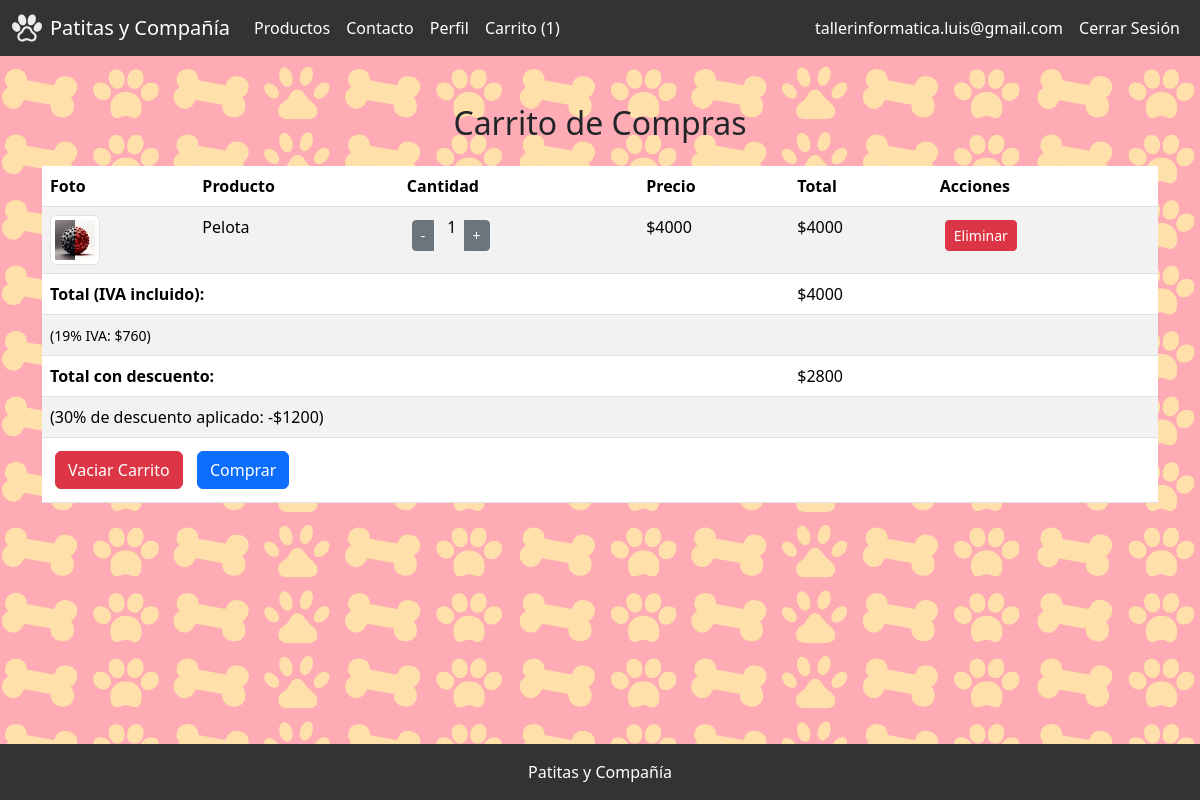
The app's page /cart/ (signed in), older data.
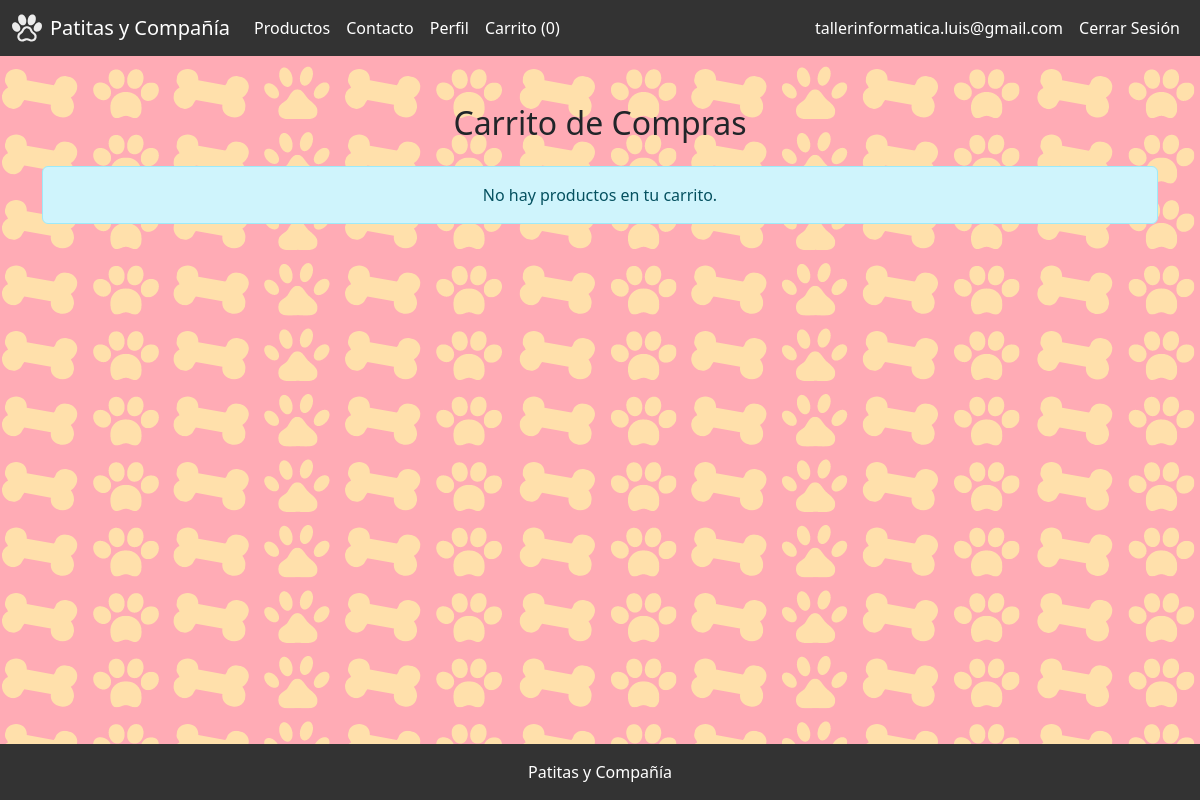
The same page, newer data.
### patitasYCompania/models.py (models this page shows, shortened)
class CartItem(models.Model):
    user = models.ForeignKey(User, on_delete=models.CASCADE)
    producto = models.ForeignKey(Producto, on_delete=models.CASCADE)
    quantity = models.PositiveIntegerField(default=1)

class Producto(models.Model):
    nombre = models.CharField(max_length=100)
    precio = models.DecimalField(max_digits=10, decimal_places=0)
    descripcion = models.TextField()
    foto = models.ImageField(upload_to='productos/')

### patitasYCompania/views.py (the view)
# urls.py: path('cart/', views.cart, name='cart'),
@login_required
def cart(request):
    cart_items = CartItem.objects.filter(user=request.user)
    subtotal = sum(Decimal(item.producto.precio) * item.quantity for item in cart_items)
    iva = subtotal * Decimal('0.19')
    total_iva = subtotal
    if not request.user.profile.has_purchased:
        descuento = total_iva * Decimal('0.30')
        total_con_descuento = total_iva - descuento
    else:
        descuento = Decimal('0')
        total_con_descuento = total_iva
    subtotal = str(int(subtotal))
    iva = str(int(iva))
    total_iva = str(int(total_iva))
    total_con_descuento = str(int(total_con_descuento))
    descuento = str(int(descuento))
    return render(request, 'patitasYCompania/cart.html', {
        'cart_items': cart_items,
        'subtotal': subtotal,
        'total_iva': total_iva,
        'iva': iva,
        'descuento': descuento,
        'total_con_descuento': total_con_descuento,
    })

### patitasYCompania/templatetags/custom_filters.py (called while the page is built)
@register.filter
def multiply(value, arg):
    return value * arg

### patitasYCompania/templates/patitasycompania/cart.html (shortened to what this page needs)
{% extends 'patitasYCompania/base.html' %}
{% load custom_filters %}
{% block content %}
<div class="container mt-5">
    <h2 class="mb-4 text-center">Carrito de Compras</h2>
    {% if cart_items %}
    <table class="table table-striped table-hover">
        <thead class="thead-dark">
            <tr>
                <th>Foto</th>
                <th>Producto</th>
                <th>Cantidad</th>
                <th>Precio</th>
                <th>Total</th>
                <th>Acciones</th>
            </tr>
        </thead>
        <tbody>
            {% for item in cart_items %}
            <tr>
                <td><img src="{{ item.producto.foto.url }}" alt="{{ item.producto.nombre }}" width="50" class="img-thumbnail"></td>
                <td>{{ item.producto.nombre }}</td>
                <td>
                    <div class="input-group">
                        <button class="btn btn-secondary btn-sm" onclick="updateCart('{{ item.id }}', 'decrement')">-</button>
                        <span class="mx-2">{{ item.quantity }}</span>
                        <button class="btn btn-secondary btn-sm" onclick="updateCart('{{ item.id }}', 'increment')">+</button>
                    </div>
                </td>
                <td>${{ item.producto.precio }}</td>
                <td>${{ item.quantity|multiply:item.producto.precio }}</td>
                <td>
                    <form method="post" action="{% url 'remove_from_cart' item.id %}">
                        <button type="submit" class="btn btn-danger btn-sm">Eliminar</button>
                    </form>
                </td>
            </tr>
            {% endfor %}
            <tr>
                <td colspan="4" class="text-right"><strong>Total (IVA incluido):</strong></td>
                <td colspan="2">${{ subtotal }}</td>
            </tr>
            <tr>
                <td colspan="4" class="text-right"><small>(19% IVA: ${{ iva }})</small></td>
                <td colspan="2"></td>
            </tr>
            {% with descuento_valido=descuento|add:0 %}
            {% if descuento_valido > 0 %}
            <tr>
                <td colspan="4" class="text-right"><strong>Total con descuento:</strong></td>
                <td colspan="2">${{ total_con_descuento }}</td>
            </tr>
            <tr>
                <td colspan="4" class="text-right">(30% de descuento aplicado: -${{ descuento_valido }})</td>
                <td colspan="2"></td>
            </tr>
            {% else %}
            <tr>
                <td colspan="4" class="text-right"><strong>Total a pagar:</strong></td>
                <td colspan="2">${{ total_con_descuento }}</td>
            </tr>
            {% endif %}
            {% endwith %}
            <tr>
                <td colspan="6" class="text-right">
                    <a href="{% url 'clear_cart' %}" class="btn btn-danger mr-2">Vaciar Carrito</a>
                    <a href="{% url 'checkout' %}" class="btn btn-primary">Comprar</a>
                </td>
            </tr>
        </tbody>
    </table>
    {% else %}
    <div class="alert alert-info text-center" role="alert">
        No hay productos en tu carrito.
    </div>
    {% endif %}
</div>
{% endblock %}

### patitasYCompania/templates/patitasycompania/base.html (shortened to what this page needs)
<!DOCTYPE html>
<html lang="es">
<head>
    {% load static %}
    <link rel="stylesheet" href="{% static 'css/style.css' %}">
    <link href="https://cdn.jsdelivr.net/npm/bootstrap@5.3.3/dist/css/bootstrap.min.css" rel="stylesheet">
</head>
<body>
    <header>
        {% include 'patitasYCompania/navbar.html' %}
    </header>
    <main>
        {% block content %}{% endblock %}
    </main>
    <footer class="py-3">
        <p class="m-0 text-white text-center">Patitas y Compañía</p>
    </footer>
</body>
</html>

### patitasYCompania/templates/patitasycompania/navbar.html (shortened to what this page needs)
{% load static %}
<nav class="navbar navbar-expand-lg">
    <div class="container-fluid">
        <a class="navbar-brand d-flex align-items-center" href="{% url 'index' %}">
            <img src="{% static 'img/logo.svg' %}" alt="Logo" width="30" height="30" class="d-inline-block align-text-top me-2">
            <span style="color: #fff;">Patitas y Compañía</span>
        </a>
        <div class="collapse navbar-collapse" id="navbarNav">
            <ul class="navbar-nav me-auto mb-2 mb-lg-0">
                <li class="nav-item">
                    <a class="nav-link" href="{% url 'product_list' %}">Productos</a>
                </li>
                <li class="nav-item">
                    <a class="nav-link" href="{% url 'contact' %}">Contacto</a>
                </li>
                {% if user.is_authenticated %}
                    <li class="nav-item">
                        <a class="nav-link" href="{% url 'user_profile' %}">Perfil</a>
                    </li>
                    <li class="nav-item">
                        <a class="nav-link" href="{% url 'cart' %}">
                            Carrito
                            {% if user.is_authenticated %}
                                ({{ request.user.cartitem_set.count }})
                            {% endif %}
                        </a>
                    </li>
                {% endif %}
            </ul>
            <ul class="navbar-nav">
                {% if user.is_authenticated %}
                    <li class="nav-item">
                        <a class="nav-link" href="{% url 'user_profile' %}">{{ user.email }}</a>
                    </li>
                    <li class="nav-item">
                        <a class="nav-link" href="{% url 'logout' %}">Cerrar Sesión</a>
                    </li>
                {% endif %}
            </ul>
        </div>
    </div>
</nav>

### patitasYCompania/static/css/style.css (style rules this page uses)
html, body { height: 100%; margin: 0; display: flex; flex-direction: column; }
main { flex: 1; }
body { font-family: Arial, sans-serif; background-image: url('../img/fondo_decoracion.png'); }
.navbar { background-color: #333; }
.navbar .nav-link { color: #fff; }
footer { background-color: #333; padding: 10px 0; }
footer p { color: #fff; margin: 0; text-align: center; }

Row changes from the older to the newer data that the page shows:
removed CartItem: producto.foto (picture), producto.nombre "Pelota", quantity "1", producto.precio "4000", quantity|multiply "4000"
Text that changed along with them:
{{ request.user.cartitem_set.count }}: "1" → "0"
{{ subtotal }}: "4000" → (not shown)
{{ iva }}: "760" → (not shown)
{{ total_con_descuento }}: "2800" → (not shown)
{{ descuento_valido }}: "1200" → (not shown)
text no longer shown: "Foto Producto Cantidad Precio Total Acciones Total (IVA incluido): $ (19% IVA: $ ) Total con descuento: $ (30% de descuento aplicado: -$ ) Vaciar Carrito Comprar"
text now shown: "No hay productos en tu carrito."
